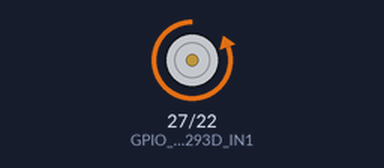
The program below on a simulated Raspberry Pi (BCM pin numbers). On the bench: motor-driver pin pairs drawn as motors (green arrow = first pin HIGH = forward, orange = second pin HIGH = backward, longer = more drive, scaled by the enable pin). At 4.0 s the program stops and its outputs stay as they are.

Above: at 0.1 s.
At 2.1 s:
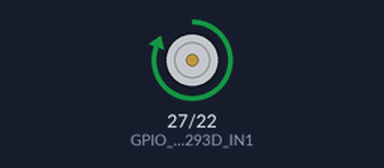
At 4.1 s:
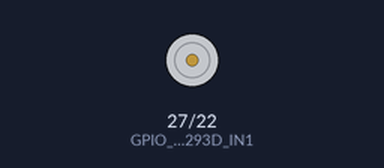
Timing chart, 0 to 5.5 s (numbered marks = the images above):
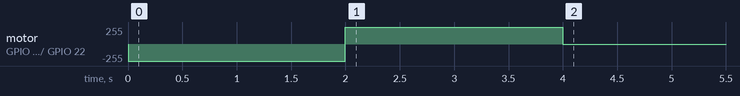

The program:

main.py
```python
"""motor/main.py
author          : nsuhara <na010210dv@gmail.com>
date created    : 2020/8/23
python version  : 3.7.3
"""

from time import sleep

import RPi.GPIO as GPIO

GPIO_BCM_L293D_EN1 = 17
GPIO_BCM_L293D_IN1 = 27
GPIO_BCM_L293D_IN2 = 22


def setup():
    """setup
    """
    # GPIO.setwarnings(False)
    GPIO.setmode(GPIO.BCM)
    GPIO.setup(GPIO_BCM_L293D_EN1, GPIO.OUT)
    GPIO.setup(GPIO_BCM_L293D_IN1, GPIO.OUT)
    GPIO.setup(GPIO_BCM_L293D_IN2, GPIO.OUT)


def right():
    """right
    """
    GPIO.output(GPIO_BCM_L293D_EN1, GPIO.HIGH)
    GPIO.output(GPIO_BCM_L293D_IN1, GPIO.LOW)
    GPIO.output(GPIO_BCM_L293D_IN2, GPIO.HIGH)


def left():
    """left
    """
    GPIO.output(GPIO_BCM_L293D_EN1, GPIO.HIGH)
    GPIO.output(GPIO_BCM_L293D_IN1, GPIO.HIGH)
    GPIO.output(GPIO_BCM_L293D_IN2, GPIO.LOW)


def stop():
    """stop
    """
    GPIO.output(GPIO_BCM_L293D_EN1, GPIO.LOW)


def destroy():
    """destroy
    """
    GPIO.cleanup()


if __name__ == '__main__':
    setup()
    try:
        right()
        sleep(2)
        left()
        sleep(2)
        stop()
    except KeyboardInterrupt:
        destroy()
```

Measured:
- by itself, motor on GPIO 27 (GPIO_BCM_L293D_IN1) / GPIO 22 (GPIO_BCM_L293D_IN2): stopped → backward 255/255 at 0.00 s, → forward 255/255 2.0 s later, → stopped 2.0 s later
